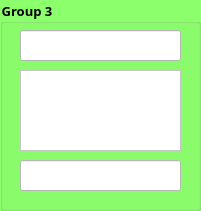
   <widget class="QGroupBox" name="groupBox_3">
    <property name="geometry">
     <rect>
      <x>520</x>
      <y>20</y>
      <width>201</width>
      <height>211</height>
     </rect>
    </property>
    <property name="font">
     <font>
      <family>Mongolian Baiti</family>
      <pointsize>10</pointsize>
      <weight>75</weight>
      <bold>true</bold>
     </font>
    </property>
    <property name="styleSheet">
     <string notr="true">background-color: rgb(140, 255, 108);</string>
    </property>
    <property name="title">
     <string>Group 3</string>
    </property>
    <widget class="QLineEdit" name="lineEdit_9">
     <property name="geometry">
      <rect>
       <x>20</x>
       <y>30</y>
       <width>161</width>
       <height>31</height>
      </rect>
     </property>
     <property name="styleSheet">
      <string notr="true">background-color: rgb(255, 255, 255);</string>
     </property>
    </widget>
    <widget class="QTextEdit" name="textEdit_5">
     <property name="geometry">
      <rect>
       <x>20</x>
       <y>70</y>
       <width>161</width>
       <height>81</height>
      </rect>
     </property>
     <property name="styleSheet">
      <string notr="true">background-color: rgb(255, 255, 255);</string>
     </property>
     <property name="html">
      <string>&lt;!DOCTYPE HTML PUBLIC &quot;-//W3C//DTD HTML 4.0//EN&quot; &quot;http://www.w3.org/TR/REC-html40/strict.dtd&quot;&gt;
&lt;html&gt;&lt;head&gt;&lt;meta name=&quot;qrichtext&quot; content=&quot;1&quot; /&gt;&lt;style type=&quot;text/css&quot;&gt;
p, li { white-space: pre-wrap; }
&lt;/style&gt;&lt;/head&gt;&lt;body style=&quot; font-family:'MS Shell Dlg 2'; font-size:7.8pt; font-weight:400; font-style:normal;&quot;&gt;
&lt;p style=&quot;-qt-paragraph-type:empty; margin-top:0px; margin-bottom:0px; margin-left:0px; margin-right:0px; -qt-block-indent:0; text-indent:0px;&quot;&gt;&lt;br /&gt;&lt;/p&gt;&lt;/body&gt;&lt;/html&gt;</string>
     </property>
    </widget>
    <widget class="QLineEdit" name="lineEdit_10">
     <property name="geometry">
      <rect>
       <x>20</x>
       <y>160</y>
       <width>161</width>
       <height>31</height>
      </rect>
     </property>
     <property name="styleSheet">
      <string notr="true">background-color: rgb(255, 255, 255);</string>
     </property>
     <property name="alignment">
      <set>Qt::AlignCenter</set>
     </property>
    </widget>
   </widget>
